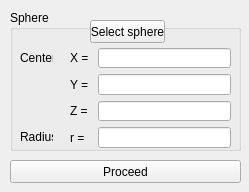
<?xml version="1.0" encoding="UTF-8"?>
<ui version="4.0">
 <class>SettingsBox</class>
 <widget class="QWidget" name="SettingsBox">
  <property name="geometry">
   <rect>
    <x>0</x>
    <y>0</y>
    <width>249</width>
    <height>192</height>
   </rect>
  </property>
  <property name="sizePolicy">
   <sizepolicy hsizetype="Fixed" vsizetype="Fixed">
    <horstretch>0</horstretch>
    <verstretch>0</verstretch>
   </sizepolicy>
  </property>
  <property name="minimumSize">
   <size>
    <width>249</width>
    <height>192</height>
   </size>
  </property>
  <property name="maximumSize">
   <size>
    <width>249</width>
    <height>192</height>
   </size>
  </property>
  <property name="windowTitle">
   <string>SettingsBox</string>
  </property>
  <widget class="QGroupBox" name="groupBox">
   <property name="geometry">
    <rect>
     <x>10</x>
     <y>10</y>
     <width>231</width>
     <height>141</height>
    </rect>
   </property>
   <property name="title">
    <string>Sphere</string>
   </property>
   <widget class="QLabel" name="label">
    <property name="geometry">
     <rect>
      <x>10</x>
      <y>40</y>
      <width>33</width>
      <height>16</height>
     </rect>
    </property>
    <property name="text">
     <string>Center</string>
    </property>
   </widget>
   <widget class="QPushButton" name="pushButton">
    <property name="geometry">
     <rect>
      <x>80</x>
      <y>10</y>
      <width>75</width>
      <height>23</height>
     </rect>
    </property>
    <property name="text">
     <string>Select sphere</string>
    </property>
   </widget>
   <widget class="QLabel" name="label_10">
    <property name="geometry">
     <rect>
      <x>10</x>
      <y>119</y>
      <width>33</width>
      <height>16</height>
     </rect>
    </property>
    <property name="text">
     <string>Radius</string>
    </property>
   </widget>
   <widget class="QWidget" name="layoutWidget">
    <property name="geometry">
     <rect>
      <x>60</x>
      <y>38</y>
      <width>161</width>
      <height>100</height>
     </rect>
    </property>
    <layout class="QFormLayout" name="formLayout">
     <item row="0" column="0">
      <widget class="QLabel" name="label_2">
       <property name="text">
        <string>X = </string>
       </property>
      </widget>
     </item>
     <item row="0" column="1">
      <widget class="QLineEdit" name="lineEdit_x"/>
     </item>
     <item row="1" column="0">
      <widget class="QLabel" name="label_3">
       <property name="text">
        <string>Y = </string>
       </property>
      </widget>
     </item>
     <item row="1" column="1">
      <widget class="QLineEdit" name="lineEdit_y"/>
     </item>
     <item row="2" column="0">
      <widget class="QLabel" name="label_4">
       <property name="text">
        <string>Z = </string>
       </property>
      </widget>
     </item>
     <item row="2" column="1">
      <widget class="QLineEdit" name="lineEdit_z"/>
     </item>
     <item row="3" column="0">
      <widget class="QLabel" name="label_9">
       <property name="text">
        <string>r =</string>
       </property>
      </widget>
     </item>
     <item row="3" column="1">
      <widget class="QLineEdit" name="lineEdit_r"/>
     </item>
    </layout>
   </widget>
  </widget>
  <widget class="QPushButton" name="pushButton_3">
   <property name="geometry">
    <rect>
     <x>10</x>
     <y>160</y>
     <width>231</width>
     <height>23</height>
    </rect>
   </property>
   <property name="text">
    <string>Proceed</string>
   </property>
  </widget>
 </widget>
 <resources/>
 <connections/>
</ui>
